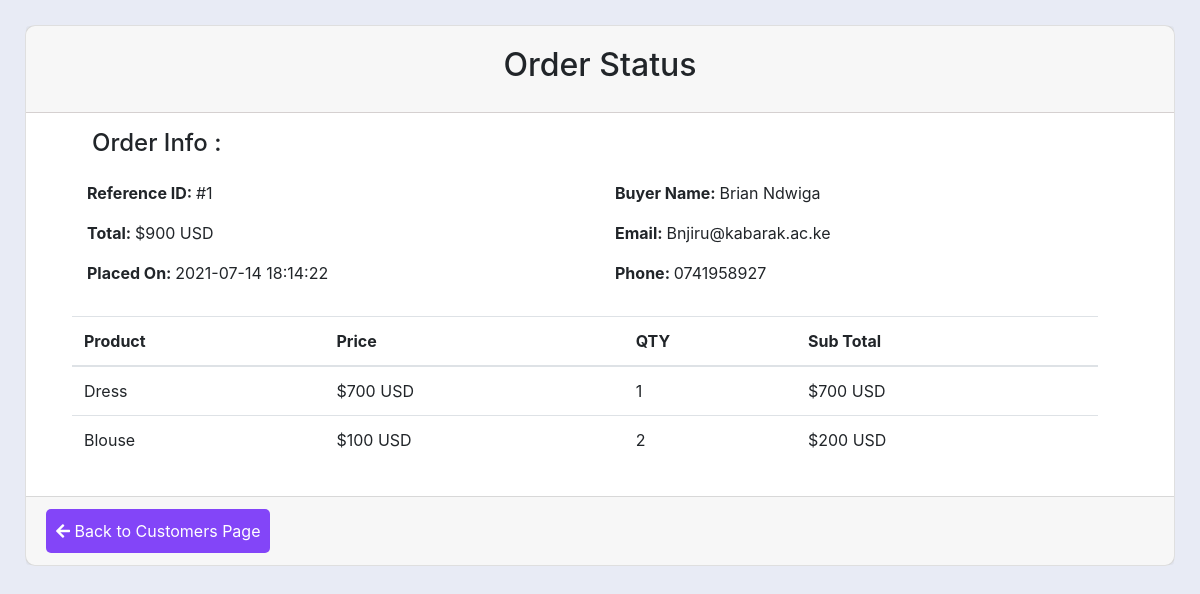
The app's page /customer/customerorders.php?id=1 with its own data.
### tables this page shows
CREATE TABLE `orders` (
  `id` int(11) NOT NULL,
  `customer_id` int(11) NOT NULL,
  `grand_total` text NOT NULL,
  `created` datetime NOT NULL,
  `served_by` text NOT NULL,
  `status` text NOT NULL DEFAULT '\'1\'' COMMENT '1=Active | 0=Inactive'
);

CREATE TABLE `customers` (
  `id` int(11) NOT NULL,
  `first_name` text NOT NULL,
  `last_name` text NOT NULL,
  `email` varchar(50) NOT NULL,
  `phone` varchar(15) NOT NULL,
  `address` varchar(255) NOT NULL,
  `created` datetime NOT NULL
);

CREATE TABLE `order_items` (
  `id` int(11) NOT NULL,
  `order_id` int(11) NOT NULL,
  `product_id` int(11) NOT NULL,
  `quantity` int(5) NOT NULL
);

CREATE TABLE `products` (
  `id` int(11) NOT NULL,
  `name` text NOT NULL,
  `description` text NOT NULL,
  `price` text NOT NULL,
  `quantity` int(20) NOT NULL,
  `created` datetime NOT NULL
);

### customer/customerorders.php (the view, shortened to what this page needs)
<?php
require_once '../config/config.php';
$result = $db->query("SELECT r.*, c.first_name, c.last_name, c.email, c.phone FROM orders as r LEFT JOIN customers as c ON c.id = r.customer_id WHERE r.id = " . $_REQUEST['id']);
if ($result->num_rows > 0) {
    $orderInfo = $result->fetch_assoc();
} else {
    header("Location: index.php");
}
?>
<!DOCTYPE HTML PUBLIC "-//W3C//DTD HTML 4.01//EN" "http://www.w3.org/TR/html4/strict.dtd">
<html>
<head>
    <link rel="stylesheet" href="https://stackpath.bootstrapcdn.com/bootstrap/4.3.1/css/bootstrap.min.css">
    <link href="https://cdnjs.cloudflare.com/ajax/libs/font-awesome/5.13.0/css/all.min.css" rel="stylesheet">
</head>
<body>
    <div class="card">
        <div class="card-header">
            <h2 style="text-align: center;">Order Status</h2>
        </div>
        <div id="cardBody" class="card-body">
            <div class="container">
                <div class="col-12">
                    <?php if (!empty($orderInfo)) { ?>
                        <div class="hdr" style="padding-left: 20px;">
                            <h4>Order Info : </h4>
                        </div>
                        <div class="row"  style="padding: 15px;">
                            <div class="col-lg-6 ord-addr-info">
                                <p><b>Reference ID: </b> #<?php echo $orderInfo['id']; ?></p>
                                <p><b>Total: </b> <?php echo '$' . $orderInfo['grand_total'] . ' USD'; ?></p>
                                <p><b>Placed On: </b> <?php echo $orderInfo['created']; ?></p>
                            </div>
                            <div class="col-lg-6 ord-addr-info">
                                <p><b>Buyer Name: </b> <?php echo $orderInfo['first_name'] . ' ' . $orderInfo['last_name']; ?></p>
                                <p><b>Email: </b> <?php echo $orderInfo['email']; ?></p>
                                <p><b>Phone: </b> <?php echo $orderInfo['phone']; ?></p>
                            </div>
                        </div>
                        <div class="row col-lg-12">
                            <table class="table table-hover">
                                <thead>
                                    <tr>
                                        <th>Product</th>
                                        <th>Price</th>
                                        <th>QTY</th>
                                        <th>Sub Total</th>
                                    </tr>
                                </thead>
                                <tbody>
                                    <?php
                                    $result = $db->query("SELECT i.*, p.name, p.price FROM order_items as i LEFT JOIN products as p ON p.id = i.product_id WHERE i.order_id = " . $orderInfo['id']);
                                    if ($result->num_rows > 0) {
                                        while ($item = $result->fetch_assoc()) {
                                            $price = $item["price"];
                                            $quantity = $item["quantity"];
                                            $sub_total = ($price * $quantity);
                                    ?>
                                            <tr>
                                                <td><?php echo $item["name"]; ?></td>
                                                <td><?php echo '$' . $price . ' USD'; ?></td>
                                                <td><?php echo $quantity; ?></td>
                                                <td><?php echo '$' . $sub_total . ' USD'; ?></td>
                                            </tr>
                                    <?php }
                                    } ?>
                                </tbody>
                            </table>
                        </div>
                    <?php } else { ?>
                        <div class="col-md-12">
                            <div class="alert alert-danger">No Orders Yet.</div>
                        </div>
                    <?php } ?>
                </div>
            </div>
        </div>
        <div class="card-footer">
            <a class="back" href="../customer/customer.php">
                <i class="fas fa-arrow-left"></i>
                Back to Customers Page
            </a>
        </div>
    </div>
</body>
</html>

### customer/customerorders.php (style rules this page uses)
body { background: #E8EBF5; flex: 1; align-items: center; justify-content: center; margin: 0; padding: 25px; }
.card { background: #fff; border-radius: 10px; box-shadow: 0 0 5px rgba(255, 255, 255, 0.04588); }
.card-header { padding: 20px; border-bottom: 1px solid #d5d0d0; }
.card-body { padding: 16px; min-height: 250px; justify-items: center; align-items: center; }
.back { background-color: #8345F8; padding: 10px; border-radius: 5px; float: left; color: #fff; cursor: pointer; }

### records on screen
orders: id "1", grand_total "900", created "2021-07-14 18:14:22", customer.first_name "Brian", customer.last_name "Ndwiga", customer.email "Bnjiru@kabarak.ac.ke", customer.phone "0741958927"
order_items: product.name "Dress", product.price "700", quantity "1"
order_items: product.name "Blouse", product.price "100", quantity "2", sub_total "200"
